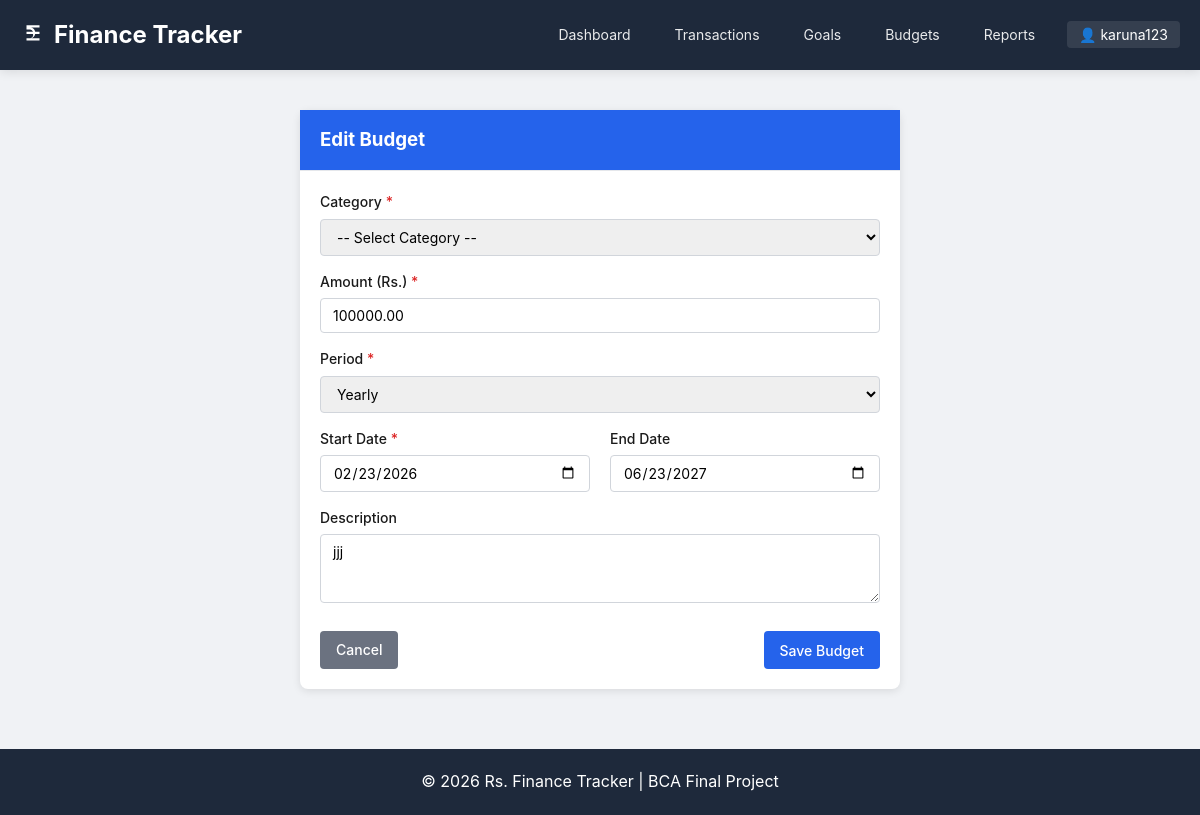
The page /budgets/2/update/ (signed in) on the database its author committed.
### core/models.py (models this page shows, shortened)
class Budget(models.Model):
    PERIOD_CHOICES = (
        ('MONTHLY', 'Monthly'),
        ('QUARTERLY', 'Quarterly'),
        ('YEARLY', 'Yearly'),
    )
    user = models.ForeignKey(User, on_delete=models.CASCADE, related_name='budgets')
    category = models.IntegerField(choices=Transaction.CATEGORY_CHOICES)
    amount = models.DecimalField(max_digits=10, decimal_places=2)
    period = models.CharField(max_length=10, choices=PERIOD_CHOICES)
    start_date = models.DateField()
    end_date = models.DateField(null=True, blank=True)
    description = models.TextField(blank=True)
    created_at = models.DateTimeField(auto_now_add=True)
    updated_at = models.DateTimeField(auto_now=True)
    class Meta:
        ordering = ['-start_date']

### core/views.py (the view)
# urls.py: path('budgets/<int:pk>/update/', views.budget_update, name='budget_update'),
@login_required
def budget_update(request, pk):
    budget = get_object_or_404(Budget, pk=pk, user=request.user)
    if request.method == 'POST':
        form = BudgetForm(request.POST, instance=budget)
        if form.is_valid():
            form.save()
            messages.success(request, 'Budget updated successfully!')
            return redirect('budget_list')
        else:
            messages.error(request, 'Please correct the errors below.')
    else:
        form = BudgetForm(instance=budget)
    categories = Transaction.INCOME_CATEGORIES + Transaction.EXPENSE_CATEGORIES
    return render(request, 'core/budget_form.html', {
        'form': form,
        'title': 'Edit Budget',
        'categories': categories,
    })

### core/forms.py (shortened to what this page needs)
class BudgetForm(forms.ModelForm):
    class Meta:
        model = Budget
        fields = ['category', 'amount', 'period', 'start_date', 'end_date', 'description']
        widgets = {
            'start_date': forms.DateInput(attrs={'type': 'date', 'class': 'form-control'}),
            'end_date': forms.DateInput(attrs={'type': 'date', 'class': 'form-control'}),
            'amount': forms.NumberInput(attrs={'class': 'form-control', 'step': '0.01', 'min': '0.01'}),
            'period': forms.Select(attrs={'class': 'form-control'}),
            'description': forms.Textarea(attrs={'class': 'form-control', 'rows': 3}),
        }
    def __init__(self, *args, **kwargs):
        super().__init__(*args, **kwargs)
        self.fields['category'].choices = Transaction.INCOME_CATEGORIES + Transaction.EXPENSE_CATEGORIES
        self.fields['category'].widget.attrs.update({'class': 'form-control'})

### core/templates/core/budget_form.html (shortened to what this page needs)
{% extends 'core/base.html' %}
{% block content %}
<div style="max-width: 600px; margin: 0 auto;">
    <div class="card">
        <div class="card-header" style="background: #2563eb; color: white;">
            <h3 style="margin: 0;">{{ title }}</h3>
        </div>
        <div class="card-body">
            <form method="post" onsubmit="return validateBudgetForm()">
                <div class="form-group">
                    <label class="form-label">Category <span style="color: #dc2626;">*</span></label>
                    <select name="category" class="form-control" required>
                        <option value="">-- Select Category --</option>
                    </select>
                </div>
                <div class="form-group">
                    <label class="form-label">Amount (Rs.) <span style="color: #dc2626;">*</span></label>
                    <input type="text" name="amount" class="form-control" id="amountInput" value="{{ form.amount.value|default:'' }}" required
                           onkeypress="return onlyNumbers(event)" oninput="this.value = this.value.replace(/[^0-9.]/g, '')">
                </div>
                <div class="form-group">
                    <label class="form-label">Period <span style="color: #dc2626;">*</span></label>
                    <select name="period" class="form-control" required>
                        <option value="YEARLY" {% if form.period.value == 'YEARLY' %}selected{% endif %}>Yearly</option>
                    </select>
                </div>
                <div style="display: grid; grid-template-columns: 1fr 1fr; gap: 20px;">
                    <div class="form-group">
                        <label class="form-label">Start Date <span style="color: #dc2626;">*</span></label>
                        <input type="date" name="start_date" class="form-control" value="{{ form.start_date.value|date:'Y-m-d'|default:'' }}" required>
                    </div>
                    <div class="form-group">
                        <label class="form-label">End Date</label>
                        <input type="date" name="end_date" class="form-control" value="{{ form.end_date.value|date:'Y-m-d'|default:'' }}">
                    </div>
                </div>
                <div class="form-group">
                    <label class="form-label">Description</label>
                    <textarea name="description" class="form-control" rows="3">{{ form.description.value|default:'' }}</textarea>
                </div>
                <div style="display: flex; justify-content: space-between; margin-top: 20px;">
                    <a href="{% url 'budget_list' %}" class="btn btn-secondary">Cancel</a>
                    <button type="submit" class="btn btn-primary">Save Budget</button>
                </div>
            </form>
        </div>
    </div>
</div>
{% endblock %}

### core/templates/core/base.html (shortened to what this page needs)
{% load static %}
<!DOCTYPE html>
<html lang="en">
<head>
</head>
<body>
    <header class="header">
        <div class="container">
            <div class="logo">
                <a href="{% url 'dashboard' %}">
                    <svg xmlns="http://www.w3.org/2000/svg" width="26" height="26" viewBox="0 0 24 24" fill="currentColor">
                        <path d="M6 3h12v2H9.41A5.002 5.002 0 0114 9h4v2h-4a5.002 5.002 0 01-4.59 4H18v2H6v-2h3.41A3.001 3.001 0 0012 11H6V9h6a3.001 3.001 0 00-2.59-2H6V3z"/>
                    </svg>
                    Finance Tracker
                </a>
            </div>
            <nav class="nav">
                {% if user.is_authenticated %}
                    <a href="{% url 'dashboard' %}" class="nav-link">Dashboard</a>
                    <a href="{% url 'transaction_list' %}" class="nav-link">Transactions</a>
                    <a href="{% url 'goal_list' %}" class="nav-link">Goals</a>
                    <a href="{% url 'budget_list' %}" class="nav-link">Budgets</a>
                    <a href="{% url 'financial_report' %}" class="nav-link">Reports</a>
                    <div class="user-menu">
                        <span class="username">👤 {{ user.username }}</span>
                    </div>
                {% else %}
                    <a href="{% url 'login' %}" class="nav-link">Login</a>
                    <a href="{% url 'register' %}" class="nav-link">Register</a>
                {% endif %}
            </nav>
        </div>
    </header>
    <main class="main">
        <div class="container">
            {% block content %}{% endblock %}
        </div>
    </main>
    <footer class="footer">
        <div class="container">
            <p>© {% now "Y" %} Rs. Finance Tracker | BCA Final Project</p>
        </div>
    </footer>
</body>
</html>

### core/templates/core/base.html (style rules this page uses)
* { margin: 0; padding: 0; box-sizing: border-box; font-family: -apple-system, BlinkMacSystemFont, 'Segoe UI', Roboto, Oxygen, Ubuntu, sans-serif; }
body { background: #f0f2f5; color: #1a1a1a; line-height: 1.6; min-height: 100vh; display: flex; flex-direction: column; }
.container { max-width: 1200px; margin: 0 auto; padding: 0 20px; width: 100%; }
.header { background: #1e293b; color: white; padding: 1rem 0; box-shadow: 0 2px 10px rgba(0,0,0,0.1); }
.header .container { display: flex; justify-content: space-between; align-items: center; flex-wrap: wrap; gap: 15px; }
.logo a { color: white; text-decoration: none; font-size: 1.5rem; font-weight: bold; display: flex; align-items: center; gap: 8px; }
.nav { display: flex; gap: 20px; align-items: center; flex-wrap: wrap; }
.nav-link { color: rgba(255,255,255,0.9); text-decoration: none; padding: 5px 12px; border-radius: 4px; font-size: 14px; transition: all 0.3s; }
.user-menu { position: relative; display: inline-block; }
.username { background: rgba(255,255,255,0.1); padding: 5px 12px; border-radius: 4px; cursor: pointer; font-size: 14px; }
.main { flex: 1; padding: 40px 0; }
.footer { background: #1e293b; color: white; text-align: center; padding: 20px 0; margin-top: auto; }
.btn { display: inline-block; padding: 8px 16px; border-radius: 4px; text-decoration: none; border: none; cursor: pointer; font-size: 14px; font-weight: 500; transition: all 0.3s; }
.btn-primary { background: #2563eb; color: white; }
.btn-secondary { background: #6b7280; color: white; }
.card { background: white; border-radius: 8px; box-shadow: 0 2px 8px rgba(0,0,0,0.1); margin-bottom: 20px; }
.card-header { padding: 15px 20px; border-bottom: 1px solid #e5e7eb; font-weight: bold; }
.card-body { padding: 20px; }
.form-group { margin-bottom: 15px; }
.form-label { display: block; margin-bottom: 5px; font-weight: 500; font-size: 14px; }
.form-control { width: 100%; padding: 8px 12px; border: 1px solid #d1d5db; border-radius: 4px; font-size: 14px; }

### rows shown on the page
Budget: amount "100000.00", period "Yearly", start_date "02/23/2026", end_date "06/23/2027", description "jjj"

### other values the page prints
{{ user.username }} "karuna123"
{{ title }} "Edit Budget"
